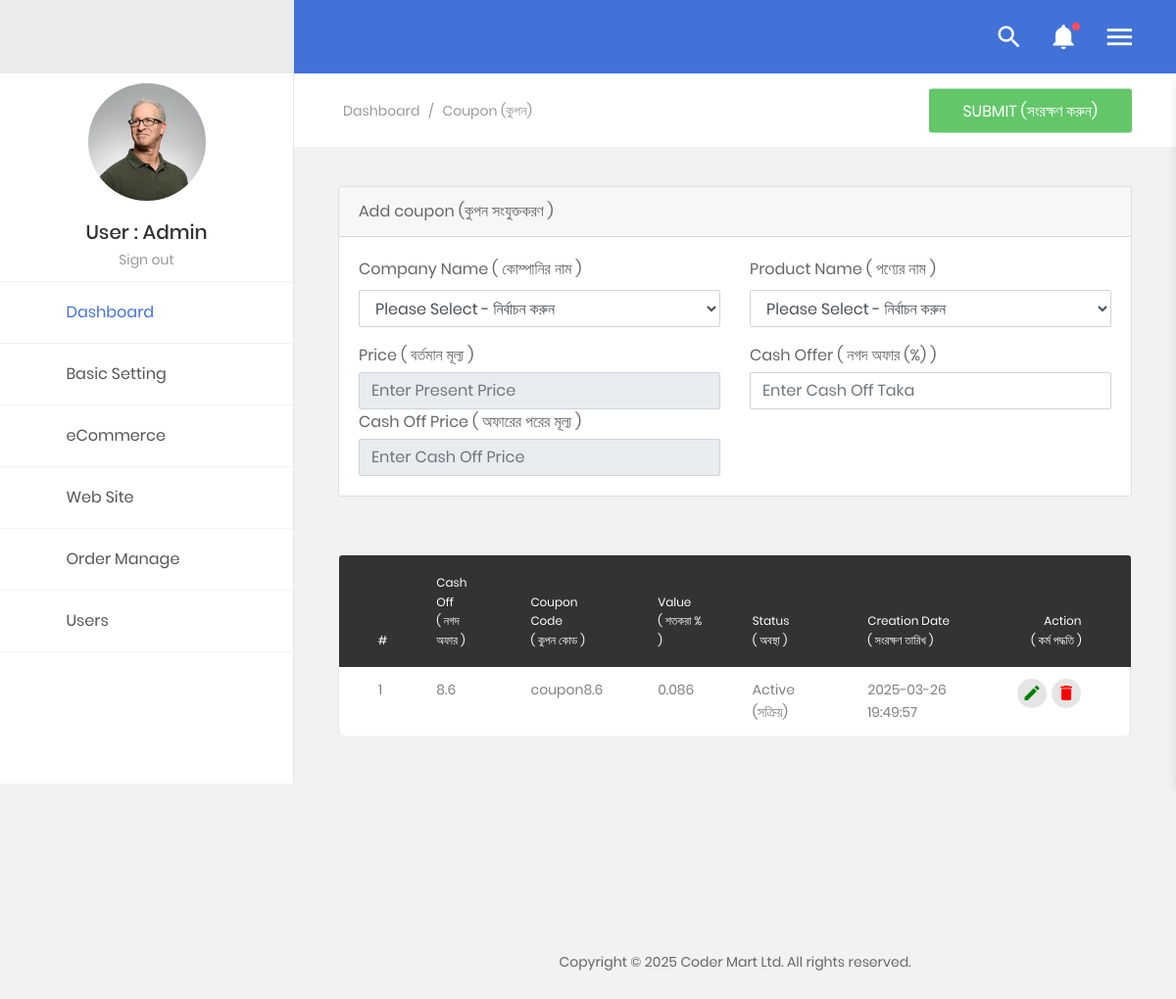
Page /admin/home/coupon.php (signed in) on the earlier database version.
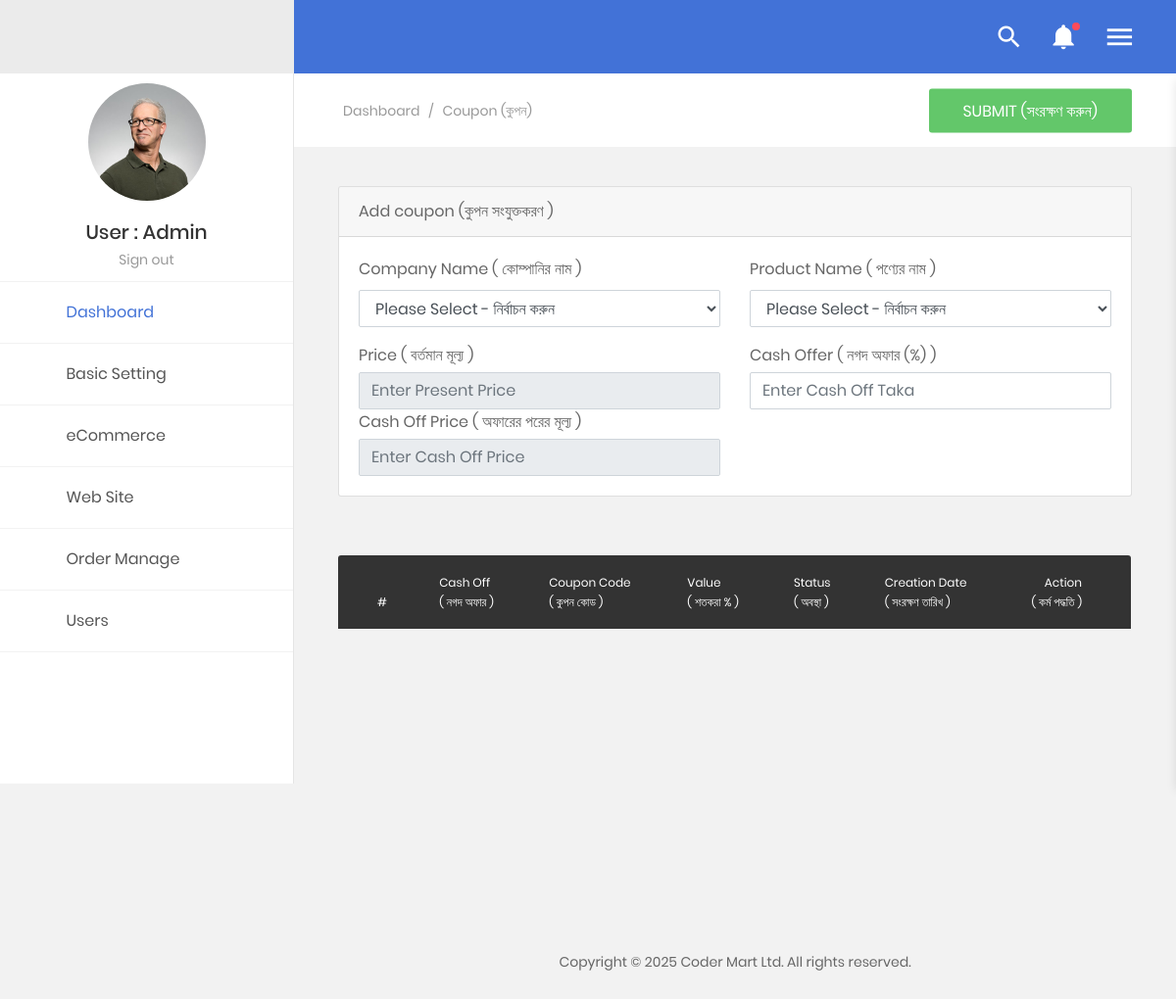
Same page on the later database version.
### tables this page shows
CREATE TABLE `coupon` (
  `id` int(11) NOT NULL,
  `compId` int(11) NOT NULL,
  `productId` int(11) NOT NULL,
  `couponCode` varchar(100) NOT NULL,
  `cashOff` float NOT NULL,
  `value` float DEFAULT NULL,
  `cashOffPrice` float NOT NULL,
  `status` varchar(3) NOT NULL,
  `creation_date` timestamp NOT NULL DEFAULT current_timestamp()
);

### admin/home/coupon.php (the view, shortened to what the changed rows need)
<?php
include('../../config/config.php');
?>
<!DOCTYPE html>
<html lang="en">
   <?php include('share/head.php');?>
   <body class="animsition">
      <div class="page-wrapper">
         <div class="page-container2">
            <div class="main-content">
               <div class="section__content section__content--p30">
                  <div class="container-fluid">
                     <div class="row m-t-30">
                        <div class="col-md-12">
                           <div class="table-responsive m-b-40">
                              <table class="table table-borderless table-data3">
                                 <thead>
                                        <tr>
                                            <th>#</th>
                                            <th>Cash Off <br> ( নগদ অফার )</th>
											<th>Coupon Code <br> ( কুপন কোড )</th>
											<th>Value <br>( শতকরা % )</th>
											<th>Status <br>( অবস্থা )</th>
											<th>Creation Date <br>( সংরক্ষণ তারিখ )</th>
                                            <th>Action <br>( কর্ম পদ্ধতি )</th>
                                        </tr>
                                    </thead>
                                 <tbody>
								 <?php
									try {
										$stmt = $pdo->query("SELECT * FROM coupon ORDER BY id DESC");
										$coupons = $stmt->fetchAll(PDO::FETCH_ASSOC);
										$cnt = 1;
										foreach ($coupons as $row):
									?>
									<tr>
										<td><?= $cnt++; ?></td>
										<td><?= htmlentities($row['cashOff']) ?></td>
										<td><?= htmlentities($row['couponCode']) ?></td>
										<td><?= htmlentities($row['value']) ?></td>
										<td><?= $row['status'] === 'A' ? 'Active (সক্রিয়)' : 'Inactive (নিষ্ক্রিয়)' ?></td>
										<td><?= htmlentities($row['creation_date']) ?></td>
										<td>
											<div class="table-data-feature">
												<button class="item" data-toggle="tooltip" data-placement="top" title="Edit">
													<a href="coupon.php?id=<?= $row['id'] ?>" style="text-decoration: none; display: flex; align-items: center;">
														<i class="zmdi zmdi-edit" style="color:#008000"></i>
													</a>
												</button>
												<button class="item" data-toggle="tooltip" data-placement="top" title="Delete">
													<a href="coupon.php?id=<?= $row['id'] ?>&del=delete" onClick="return confirm('Are you sure (আপনি কি নিশ্চিত)?')">
														<i class="zmdi zmdi-delete" style="color:#FF0000"></i>
													</a>
												</button>
											</div>
										</td>
									</tr>
									<?php
										endforeach;
									} catch (PDOException $e) {
										echo "<tr><td colspan='7'>Error: " . htmlentities($e->getMessage()) . "</td></tr>";
									}
									?>
                                 </tbody>
                              </table>
                           </div>
                        </div>
                     </div>
                  </div>
               </div>
            </div>
         </div>
      </div>
   </body>

Differences in the rows shown:
removed coupon: cashOff "8.6", couponCode "coupon8.6", value "0.086", status "Active (সক্রিয়)", creation_date "2025-03-26 19:49:57"
